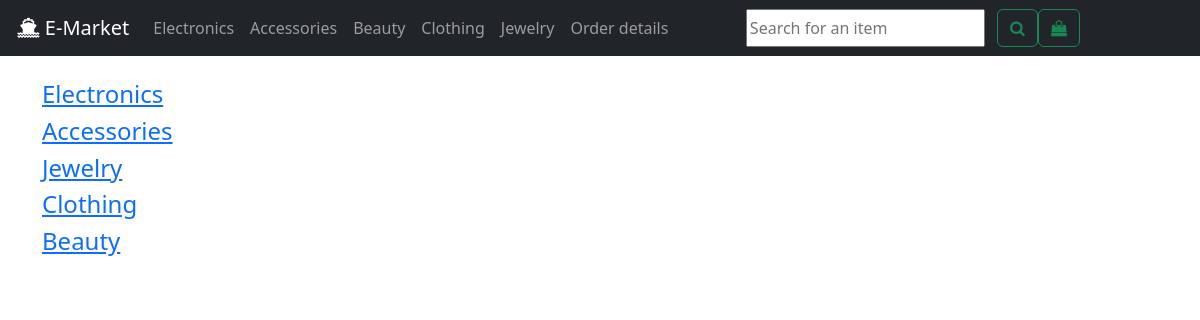
The page /categories on the database its author committed.
### core/models.py (models this page shows, shortened)
class Category(models.Model):
    name = models.CharField(max_length=50)
    class Meta:
        verbose_name_plural = "Categories"

### core/views.py (the view)
# urls.py: path('categories',views.categories,name="categories"),
def categories(request):
    categories = Category.objects.all()
    context = {"categories":categories}
    return render(request,"core/categories.html",context)

### core/templates/core/categories.html
{% extends "core/base.html" %}
{% block content %}
{% for category in categories %}
<a href="{% url 'core:category' '{{category.name}}' %}">
    <h4>{{category.name}}</h4>
</a>
{% endfor %}
{% endblock content %}

### rows shown on the page
Category: name "Electronics"
Category: name "Accessories"
Category: name "Jewelry"
Category: name "Clothing"
Category: name "Beauty"
